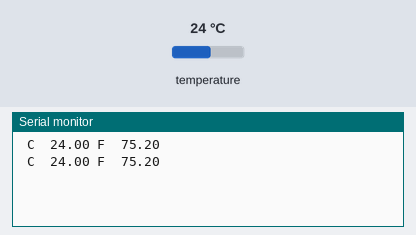
Bench run of a sketch on a simulated Arduino Mega 2560, built with avr-gcc and run on an emulated ATmega2560. Shown: the last lines printed to the serial monitor. The test bench sets the inputs (shaded band); at power-on: temperature 24 °C.

Above: at 3.3 s.
3.4 s: temperature set to 12 °C
At 5.4 s:
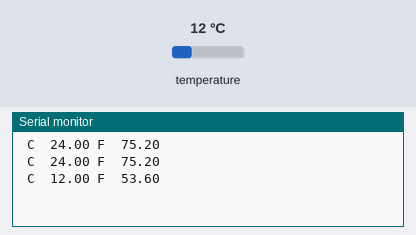
5.9 s: temperature set to 19 °C
At 6.7 s:
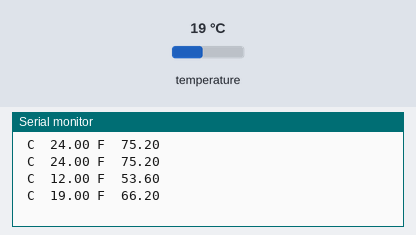
Timing chart, 0 to 8.9 s (numbered marks = the images above; inputs shaded):
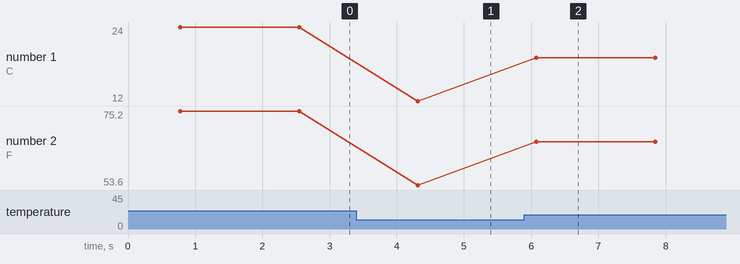

Measured:
- after the input at 3.4 s, the serial monitor: prints a new line after 0.91 s (image 1)
- after the input at 5.9 s, the serial monitor: prints a new line after 0.18 s (image 2)
- plotted number 1: 24 → 12 after the input at 3.4 s, 12 → 19 after the input at 5.9 s
- plotted number 2: 75.2 → 53.6 after the input at 3.4 s, 53.6 → 66.2 after the input at 5.9 s

The sketch:

Water-Temp.ino
```cpp
#include <OneWire.h>
#include <DallasTemperature.h>

#define ONE_WIRE_BUS 11
#define rxPin 7 // Teensy pin 7 <--> HC-05 Tx
#define txPin 8 // Teensy pin 8 <--> HC-05 Rx
OneWire oneWire(ONE_WIRE_BUS);

DallasTemperature sensors(&oneWire);

 float Celcius=0;
 float Fahrenheit=0;
void setup(void)
{
  Serial.begin(9600);
  Serial1.begin(9600);
  sensors.begin();
}

void loop(void)
{
  sensors.requestTemperatures();
  Celcius=sensors.getTempCByIndex(0);
  Fahrenheit=sensors.toFahrenheit(Celcius);
  Serial.print(" C  ");
  Serial.print(Celcius);
  Serial.print(" F  ");
  Serial.println(Fahrenheit);
  Serial1.print(" C  ");
  Serial1.print(Celcius);
  Serial1.print(" F  ");
  Serial1.println(Fahrenheit);
  delay(1000);
}
```
